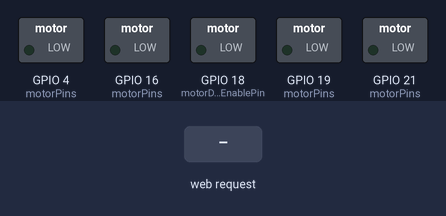
Recording of a sketch running on a simulated ESP32. Parts: switched loads named in the sketch (green lamp = pin HIGH). The inputs (shaded band) are chosen by the test bench. What the sketch prints to the serial monitor is not drawn.

Above: at 1.2 s.
1.3 s: HTTP request GET /enable received
At 1.8 s:
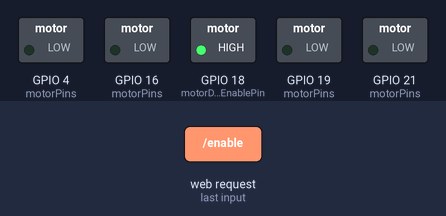
2.8 s: HTTP request GET /set?duty=1 received
At 4.0 s:
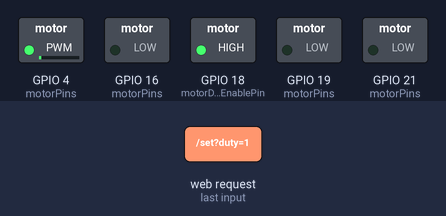
4.3 s: HTTP request GET /set?duty=120 received
At 5.3 s:
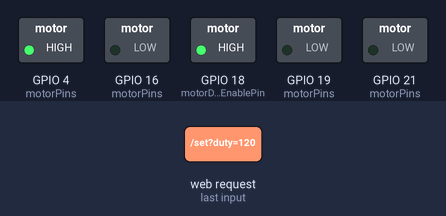
5.8 s: HTTP request GET /set?pin=1&duty=1 received
At 6.4 s:
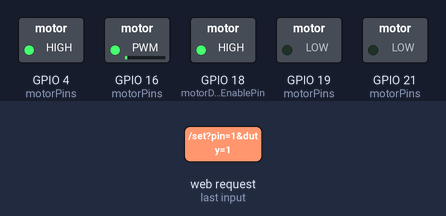
7.3 s: HTTP request GET /set received
At 8.5 s:
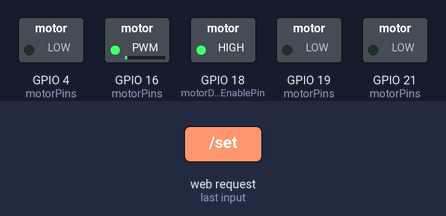
8.8 s: HTTP request GET /set?duty=1 received
At 9.9 s:
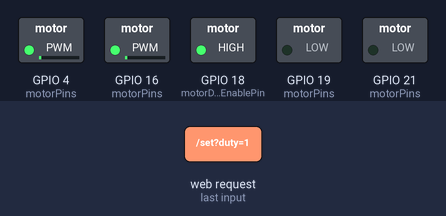
Timing chart, 0 to 11.3 s (numbered marks = the images above; inputs shaded):
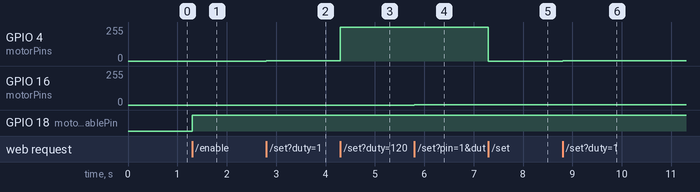

The sketch:

motor_pin_control.ino
```cpp
#include <Arduino.h>
#include <WiFi.h>
#include <WebServer.h>

const int L_IN1 = 4;
const int L_IN2 = 16;
const int R_IN1 = 19;
const int R_IN2 = 21;

const int motorDriverEnablePin = 18;
const int motorDriverEnabledState = HIGH;
const int motorDriverDisabledState = LOW;

const char* debugApSsid = "SUMO_MOTOR_TEST";
const char* debugApPassword = "";

WebServer server(80);

const int motorPins[] = {L_IN1, L_IN2, R_IN1, R_IN2};
const char* motorPinNames[] = {"L_IN1 GPIO4", "L_IN2 GPIO16", "R_IN1 GPIO19", "R_IN2 GPIO21"};
const int motorPinCount = sizeof(motorPins) / sizeof(motorPins[0]);

int dutyPercent[motorPinCount] = {0, 0, 0, 0};
bool driverEnabled = false;

const char DEBUG_PAGE[] PROGMEM = R"rawliteral(
<!DOCTYPE html>
<html>
<head>
  <meta charset="UTF-8">
  <meta name="viewport" content="width=device-width, initial-scale=1.0">
  <title>Motor Pin Control</title>
  <style>
    body { margin: 0; padding: 20px; background: #101114; color: #f4f4f5; font-family: system-ui, -apple-system, sans-serif; }
    main { max-width: 720px; margin: 0 auto; }
    h1 { margin: 0 0 16px; font-size: 1.4rem; }
    .grid { display: grid; grid-template-columns: repeat(auto-fit, minmax(220px, 1fr)); gap: 12px; }
    .card { background: #181a20; border: 1px solid #2e323b; border-radius: 8px; padding: 14px; }
    .label { color: #a1a1aa; font-size: 0.75rem; text-transform: uppercase; letter-spacing: 0.04em; }
    .value { margin-top: 6px; font: 700 1.4rem ui-monospace, SFMono-Regular, Menlo, monospace; }
    .row { display: flex; gap: 10px; margin: 16px 0; }
    .row form { flex: 1; display: flex; margin: 0; }
    button { width: 100%; border: 0; border-radius: 6px; padding: 14px; font-weight: 800; cursor: pointer; }
    .on { background: #22c55e; color: #052e16; }
    .off { background: #ef4444; color: #450a0a; }
    .pill { display: inline-block; padding: 4px 9px; border-radius: 999px; font: 700 0.75rem ui-monospace, monospace; }
    .high { background: #064e3b; color: #6ee7b7; }
    .low { background: #3f3f46; color: #d4d4d8; }
    .slider { display: grid; gap: 10px; }
    input[type="range"] { width: 100%; accent-color: #22c55e; }
    .msg { margin: 12px 0; min-height: 20px; color: #a1a1aa; font: 700 0.8rem ui-monospace, monospace; }
  </style>
</head>
<body>
  <main>
    <h1>Motor Pin Control</h1>
    <div class="row">
      <form action="/enable" method="get"><button class="on" type="submit">Enable Drivers</button></form>
      <form action="/disable" method="get"><button class="off" type="submit">Disable Drivers</button></form>
    </div>
    <div class="msg" id="msg"></div>
    <div class="grid">
      <div class="card"><div class="label">Driver State</div><div class="value" id="driver">-</div></div>
      <div class="card"><div class="label">Enable GPIO18</div><div class="value" id="enablePin">-</div></div>
      <div class="card slider">
        <div class="label">L_IN1 GPIO4</div>
        <div class="value"><span id="v0">0</span>%</div>
        <input id="s0" type="range" min="0" max="100" value="0" oninput="setDuty(0, this.value)">
      </div>
      <div class="card slider">
        <div class="label">L_IN2 GPIO16</div>
        <div class="value"><span id="v1">0</span>%</div>
        <input id="s1" type="range" min="0" max="100" value="0" oninput="setDuty(1, this.value)">
      </div>
      <div class="card slider">
        <div class="label">R_IN1 GPIO19</div>
        <div class="value"><span id="v2">0</span>%</div>
        <input id="s2" type="range" min="0" max="100" value="0" oninput="setDuty(2, this.value)">
      </div>
      <div class="card slider">
        <div class="label">R_IN2 GPIO21</div>
        <div class="value"><span id="v3">0</span>%</div>
        <input id="s3" type="range" min="0" max="100" value="0" oninput="setDuty(3, this.value)">
      </div>
    </div>
  </main>
  <script>
    var pending = {};

    function pill(active, activeText, inactiveText) {
      return '<span class="pill ' + (active ? 'high' : 'low') + '">' + (active ? activeText : inactiveText) + '</span>';
    }

    function render(d) {
      document.getElementById('driver').innerHTML = pill(d.driverEnabled, 'ENABLED', 'DISABLED');
      document.getElementById('enablePin').innerHTML = pill(d.enablePinHigh, 'HIGH', 'LOW');

      for (var i = 0; i < d.duty.length; i++) {
        document.getElementById('v' + i).textContent = d.duty[i];
        if (document.activeElement !== document.getElementById('s' + i)) {
          document.getElementById('s' + i).value = d.duty[i];
        }
      }
    }

    function setDuty(pin, duty) {
      duty = Math.max(0, Math.min(100, parseInt(duty, 10) || 0));
      document.getElementById('v' + pin).textContent = duty;

      clearTimeout(pending[pin]);
      pending[pin] = setTimeout(function() {
        fetch('/set?pin=' + pin + '&duty=' + duty + '&t=' + Date.now(), { cache: 'no-store' })
          .then(function(r) { return r.json(); })
          .then(render)
          .catch(function(e) {
            document.getElementById('msg').textContent = 'Set failed: ' + e;
          });
      }, 40);
    }

    function update() {
      fetch('/status?t=' + Date.now(), { cache: 'no-store' })
        .then(function(r) { return r.json(); })
        .then(render)
        .catch(function() {});
    }

    update();
    setInterval(update, 500);
  </script>
</body>
</html>
)rawliteral";

void applyOutputs() {
  if (!driverEnabled) {
    for (int i = 0; i < motorPinCount; i++) {
      analogWrite(motorPins[i], 0);
    }
    digitalWrite(motorDriverEnablePin, motorDriverDisabledState);
    return;
  }

  digitalWrite(motorDriverEnablePin, motorDriverEnabledState);
  for (int i = 0; i < motorPinCount; i++) {
    int pwm = map(dutyPercent[i], 0, 100, 0, 255);
    analogWrite(motorPins[i], pwm);
  }
}

void sendStatus() {
  String json = "{\"driverEnabled\":" + String(driverEnabled ? "true" : "false") +
                ",\"enablePinHigh\":" + String(digitalRead(motorDriverEnablePin) == HIGH ? "true" : "false") +
                ",\"pins\":[";

  for (int i = 0; i < motorPinCount; i++) {
    json += "{\"name\":\"" + String(motorPinNames[i]) +
            "\",\"gpio\":" + String(motorPins[i]) +
            ",\"pwm\":" + String(map(dutyPercent[i], 0, 100, 0, 255)) + "}";
    if (i < motorPinCount - 1) json += ",";
  }

  json += "],\"duty\":[";
  for (int i = 0; i < motorPinCount; i++) {
    json += String(dutyPercent[i]);
    if (i < motorPinCount - 1) json += ",";
  }

  json += "]}";
  server.sendHeader("Access-Control-Allow-Origin", "*");
  server.sendHeader("Cache-Control", "no-store");
  server.send(200, "application/json", json);
}

void redirectToDebugPage() {
  server.sendHeader("Location", "/", true);
  server.sendHeader("Cache-Control", "no-store");
  server.send(303, "text/plain", "");
}

void setupDebugServer() {
  WiFi.mode(WIFI_AP);
  if (strlen(debugApPassword) >= 8) {
    WiFi.softAP(debugApSsid, debugApPassword);
  } else {
    WiFi.softAP(debugApSsid);
  }

  server.on("/", []() {
    server.sendHeader("Cache-Control", "no-store");
    server.send(200, "text/html", DEBUG_PAGE);
  });

  server.on("/status", []() {
    sendStatus();
  });

  server.on("/set", []() {
    int pinIndex = server.arg("pin").toInt();
    int duty = server.arg("duty").toInt();

    if (pinIndex < 0 || pinIndex >= motorPinCount) {
      server.send(400, "text/plain", "Invalid pin index");
      return;
    }

    dutyPercent[pinIndex] = constrain(duty, 0, 100);
    applyOutputs();
    sendStatus();
  });

  server.on("/enable", []() {
    driverEnabled = true;
    applyOutputs();
    redirectToDebugPage();
  });

  server.on("/disable", []() {
    driverEnabled = false;
    applyOutputs();
    redirectToDebugPage();
  });

  server.onNotFound([]() {
    server.send(404, "text/plain", "Not found: " + server.uri());
  });

  server.begin();
  Serial.print("Debug Wi-Fi SSID: ");
  Serial.println(debugApSsid);
  Serial.print("Debug page: http://");
  Serial.println(WiFi.softAPIP());
}

void setup() {
  Serial.begin(115200);

  for (int i = 0; i < motorPinCount; i++) {
    pinMode(motorPins[i], OUTPUT);
    analogWrite(motorPins[i], 0);
  }

  pinMode(motorDriverEnablePin, OUTPUT);
  digitalWrite(motorDriverEnablePin, motorDriverDisabledState);

  setupDebugServer();
  Serial.println("Motor drivers start DISABLED. Press Enable Drivers on the web page.");
}

void loop() {
  server.handleClient();
}
```

Measured:
- after the input at 1.3 s, GPIO 18 (motorDriverEnablePin): LOW → HIGH at once
- after the input at 2.8 s, GPIO 4 (motorPins): 0/255 → 2/255 at once
- after the input at 4.3 s, GPIO 4 (motorPins): 2/255 → 255/255 at once
- after the input at 5.8 s, GPIO 16 (motorPins): 0/255 → 2/255 at once
- after the input at 7.3 s, GPIO 4 (motorPins): 255/255 → 0/255 at once
- after the input at 8.8 s, GPIO 4 (motorPins): 0/255 → 2/255 at once
